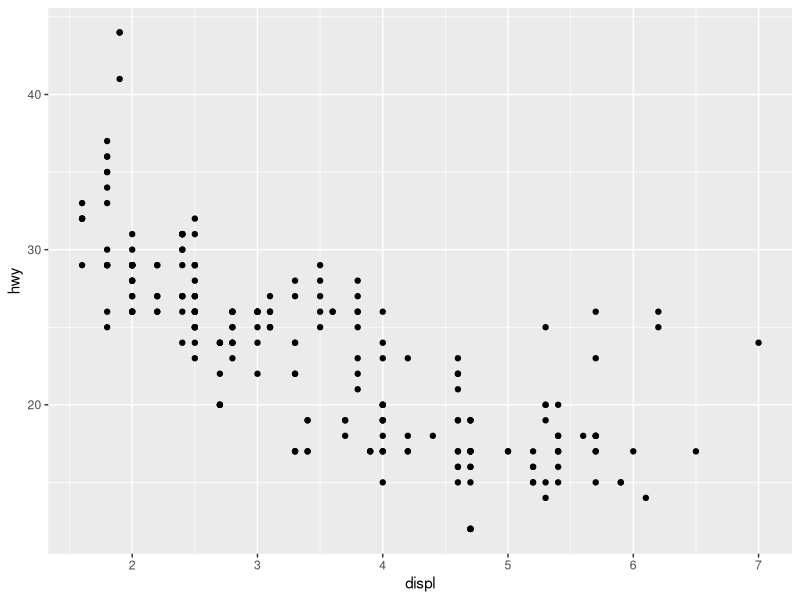
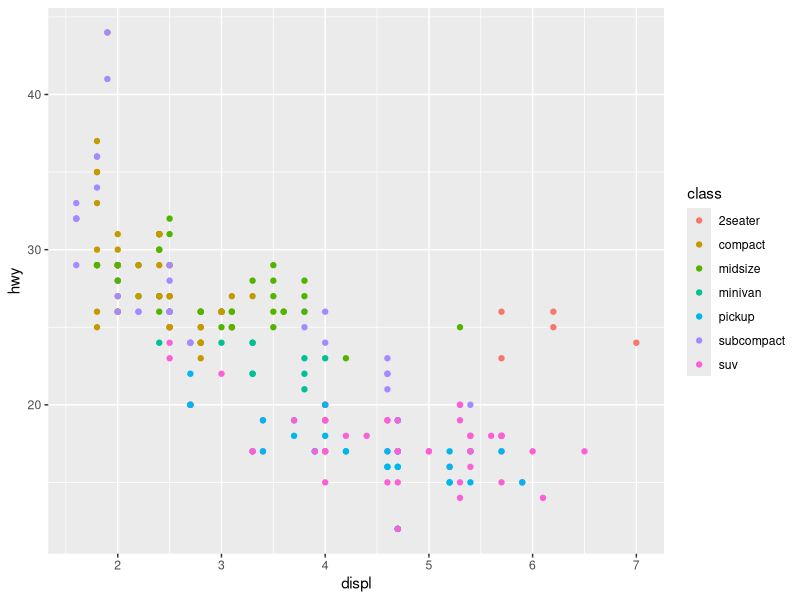
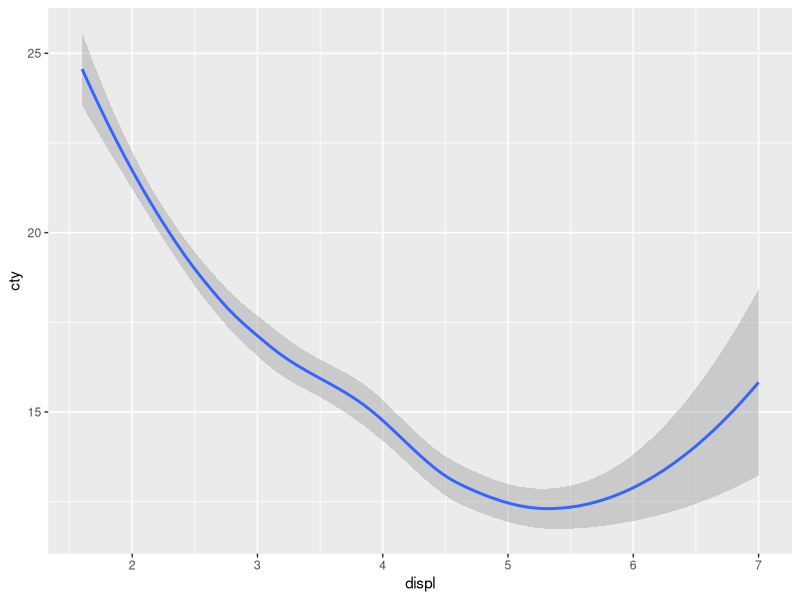
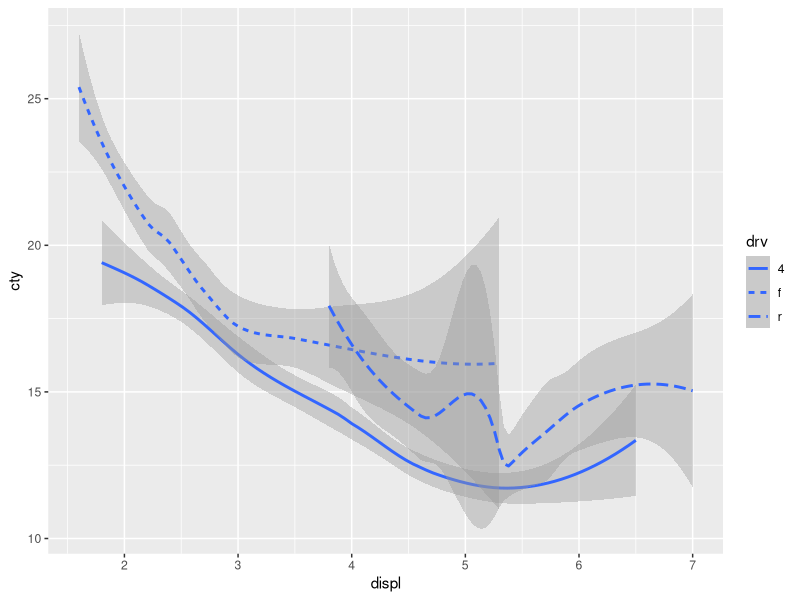
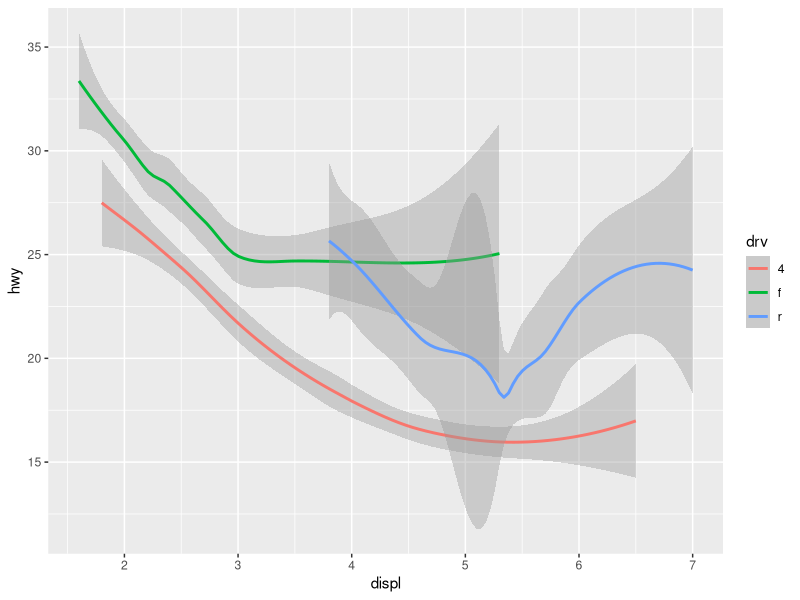

Write R code to recreate these figures, in order.
library('ggplot2')
head(mpg)

ggplot(data = mpg) + geom_point(mapping = aes(x = displ, y= hwy))
ggplot(data = mpg) + geom_point(mapping = aes(x = displ, y= hwy, color = class))

ggplot(data = mpg) + 
  geom_smooth(mapping = aes(x = displ, y= cty))

ggplot(data = mpg) + 
  geom_smooth(mapping = aes(x = displ, y = cty, linetype= drv))

ggplot(data = mpg) + 
  geom_smooth(mapping = aes(x = displ, y = hwy, color = drv))